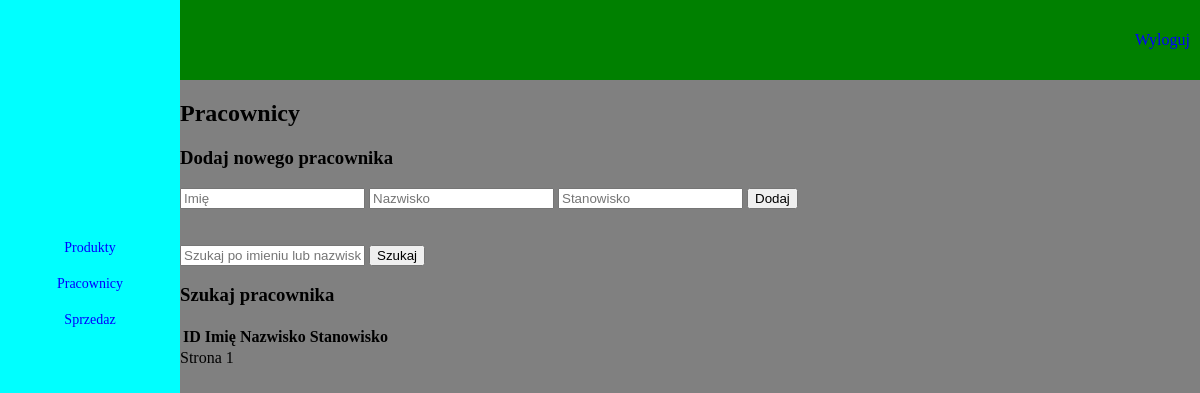
Before: /dashboard/pracownicy with the older database file.
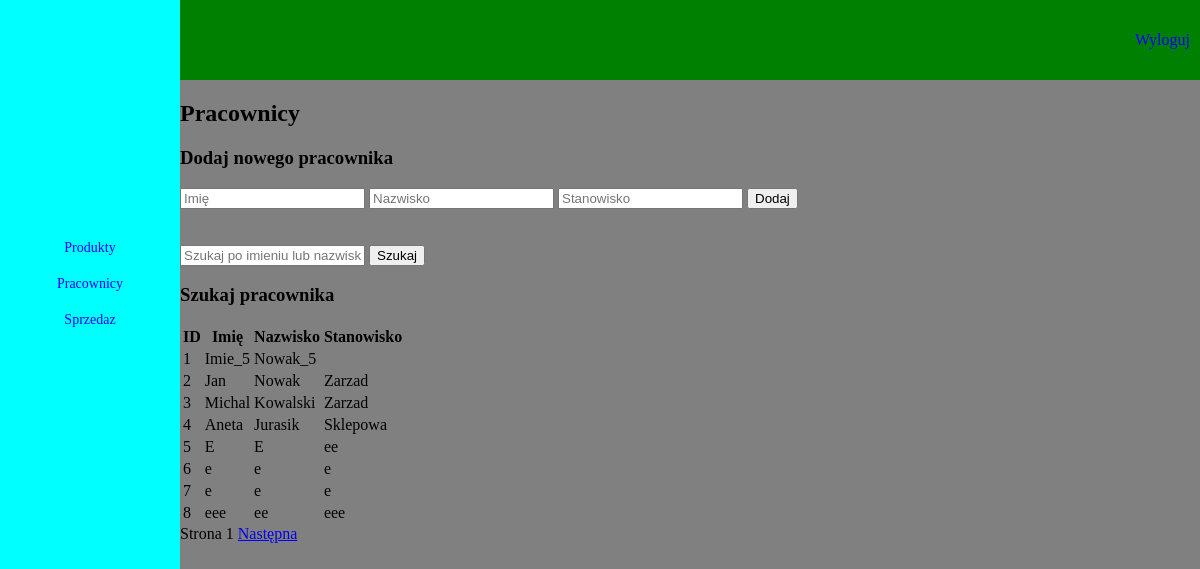
After: the same page with the newer database file.
### tables this page shows
CREATE TABLE pracownicy (
    id INTEGER PRIMARY KEY AUTOINCREMENT,
    imie TEXT NOT NULL,
    nazwisko TEXT NOT NULL,
    stanowisko TEXT NOT NULL
);

### views/pracownicy.py (the view)
@pracownicy_bp.route('/pracownicy', methods=['GET', 'POST'])
def pracownicy():
    search_query = request.args.get('search', '')
    page = int(request.args.get('page', 1))
    pracownicy = get_pracownicy(search_query, per_page=8, page=page)
    if request.method == 'POST':
        imie = request.form['imie']
        nazwisko = request.form['nazwisko']
        stanowisko = request.form['stanowisko']
        add_pracownik(imie, nazwisko, stanowisko)
        return redirect(url_for('pracownicy.pracownicy', page=page, search=search_query))
    return render_template(
        'pracownicy.html',
        pracownicy=pracownicy,
        search_query=search_query,
        page=page,
        per_page=8
    )

### views/pracownicy.py (called while the page is built)
def get_pracownicy(search_query=None, per_page=8, page=1):
    offset = (page - 1) * per_page
    conn = sqlite3.connect('Database/database.db')
    cursor = conn.cursor()
    query = "SELECT * FROM pracownicy"
    params = []
    if search_query:
        query += " WHERE imie LIKE ? OR nazwisko LIKE ?"
        params.extend([f"%{search_query}%", f"%{search_query}%"])
    query += " LIMIT ? OFFSET ?"
    params.extend([per_page, offset])
    cursor.execute(query, params)
    results = cursor.fetchall()
    conn.close()
    return results

### templates/pracownicy.html (shortened to what this page needs)
<!DOCTYPE html>
<html lang="pl">
  <head>
    <link rel="stylesheet" type="text/css" href="{{ url_for('static', filename='css/dashboard_main.css') }}" />
  </head>
  <body>
    <div id="top_menu">
      <a href="{{ url_for('logout.logout') }}">Wyloguj</a>
    </div>
    <div id="content">
      <h2>Pracownicy</h2>
      <form method="POST">
        <h3>Dodaj nowego pracownika</h3>
        <input type="text" name="imie" placeholder="Imię" required />
        <input type="text" name="nazwisko" placeholder="Nazwisko" required />
        <input type="text" name="stanowisko" placeholder="Stanowisko" required />
        <button type="submit">Dodaj</button>
      </form>
<br>
<br>
      <form method="GET" action="{{ url_for('pracownicy.pracownicy') }}">
<input type="text" name="search" placeholder="Szukaj po imieniu lub nazwisku" value="{{ search_query | safe }}" />
        <button type="submit">Szukaj</button>
      </form>
 <h3>Szukaj pracownika</h3>
      <table>
        <thead>
          <tr>
            <th>ID</th>
            <th>Imię</th>
            <th>Nazwisko</th>
            <th>Stanowisko</th>
          </tr>
        </thead>
        <tbody>
          {% for pracownik in pracownicy %}
            <tr>
              <td>{{ pracownik[0] }}</td>
              <td>{{ pracownik[1] }}</td>
              <td>{{ pracownik[2] }}</td>
              <td>{{ pracownik[3] }}</td>
            </tr>
          {% endfor %}
        </tbody>
      </table>
      <div id="pagination">
        <span>Strona {{ page }}</span>
        {% if pracownicy|length == per_page %}
          <a href="{{ url_for('pracownicy.pracownicy', page=page+1, search=search_query) }}">Następna</a>
        {% endif %}
      </div>
    </div>
    <div id="left_menu">
<a href="{{ url_for('produkty.produkty') }}">Produkty</a>
<a href="{{ url_for('pracownicy.pracownicy') }}">Pracownicy</a>
<a href="{{ url_for('sprzedaz.sprzedaz') }}">Sprzedaz</a>
    </div>
  </body>
</html>

### static/css/dashboard_main.css (style rules this page uses)
body { background-color: grey; margin: 0; padding: 0; }
#top_menu { background-color: green; width: 85%; height: 10vh; display: block; float: right; }
#top_menu a { float: right; display: block; text-align: center; margin-left: 10px; margin-right: 10px; text-decoration: none; color: blue; font-family: Georgia, "Times New Roman", Times, serif; font-weight: 200; height: 100%; display: flex; align-items: center; justify-content: center; }
#left_menu { background-color: aqua; width: 15%; position: absolute; top: 0; left: 0; right: 0; bottom: 0; padding-top: 30vh; }
#left_menu a { float: center; display: block; text-decoration: none; color: blue; font-family: Georgia, "Times New Roman", Times, serif; font-size: 14px; width: 100%; border: 1px; border-color: black; display: flex; align-items: center; justify-content: center; margin-bottom: 20px; }
#content { float: right; width: 85%; height: 100hv; }

Changed rows visible on the page:
added pracownicy: id "1", imie "Imie_5", nazwisko "Nowak_5"
added pracownicy: id "2", imie "Jan", nazwisko "Nowak", stanowisko "Zarzad"
added pracownicy: id "3", imie "Michal", nazwisko "Kowalski", stanowisko "Zarzad"
added pracownicy: id "4", imie "Aneta", nazwisko "Jurasik", stanowisko "Sklepowa"
added pracownicy: id "5", imie "E", nazwisko "E", stanowisko "ee"
added pracownicy: id "6", imie "e", nazwisko "e", stanowisko "e"
added pracownicy: id "7", imie "e", nazwisko "e", stanowisko "e"
added pracownicy: id "8", imie "eee", nazwisko "ee", stanowisko "eee"
Other visible differences:
text now shown: "Następna"
